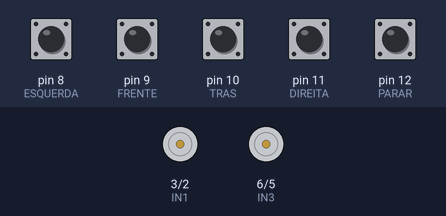
A sketch run on a simulated Arduino Uno, built with avr-gcc and run on an emulated ATmega328P. Shown: motor-driver pin pairs drawn as motors (green arrow = first pin HIGH = forward, orange = second pin HIGH = backward, longer = more drive, scaled by the enable pin). The test bench sets the inputs (shaded band); at power-on: pin 8 (ESQUERDA), pin 9 (FRENTE), pin 10 (TRAS), pin 11 (DIREITA), pin 12 (PARAR) HIGH.

Above: at 1.2 s.
1.3 s: pin 8 (ESQUERDA) pulled LOW for 0.15 s
At 2.0 s:
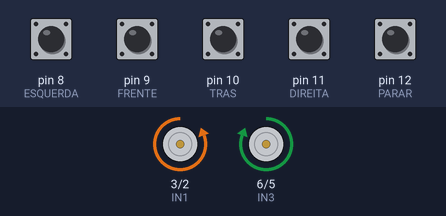
2.9 s: pin 9 (FRENTE) pulled LOW for 0.15 s
At 3.2 s:
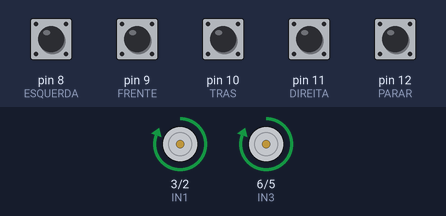
4.5 s: pin 10 (TRAS) pulled LOW for 0.15 s
At 5.6 s:
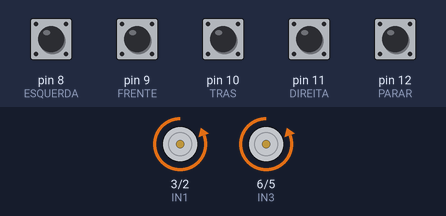
6.1 s: pin 11 (DIREITA) pulled LOW for 0.15 s
At 6.8 s:
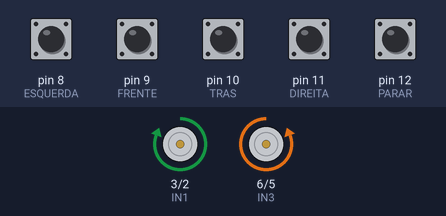
7.7 s: pin 12 (PARAR) pulled LOW for 0.15 s
At 8.0 s:
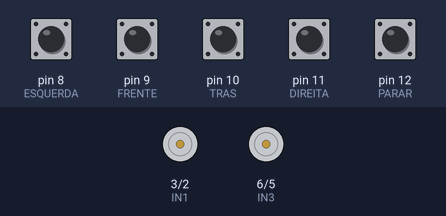
9.3 s: pin 8 (ESQUERDA) pulled LOW for 1 s
At 10.5 s:
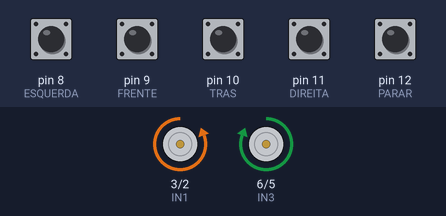
Timing chart, 0 to 12.3 s (numbered marks = the images above; inputs shaded):
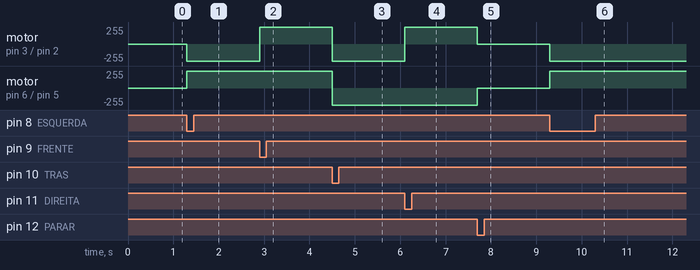

The sketch:

10b_Ponte_H.ino
```cpp
/*
  Funcionamento da ponte H
  EN1 | NE2 => LIGAR MOTOR
  IN1 | IN3 => ROTAÇÃO HORARIA
  IN2 | IN4 => ROTAÇÃO ANTE-HORARIA

  Controle por meio de botões rotação dos motores:
  * FRENTE
  * TRÁS
  * ESQUERDA
  * DIREITA
  * PARAR
*/

// MOTOR 1
#define EN1 4 // definir pino "4" Arduino (apelidar de EN4)
#define IN1 3 // definir pino "3" Arduino (apelidar de IN3)
#define IN2 2 // definir pino "2" Arduino (apelidar de IN2)

// MOTOR 2
#define EN2 7 // definir pino "7" Arduino (apelidar de EN2)
#define IN3 6 // definir pino "6" Arduino (apelidar de IN3)
#define IN4 5 // definir pino "5" Arduino (apelidar de IN4)

// MOVIMENTO
#define FRENTE 9    // definir pino "9" Arduino (apelidar de FRENTE)
#define TRAS 10     // definir pino "10" Arduino (apelidar de TRAS)
#define ESQUERDA 8  // definir pino "8" Arduino (apelidar de ESQUERDA)
#define DIREITA 11  // definir pino "11" Arduino (apelidar de DIREITA)
#define PARAR 12    // definir pino "12" Arduino (apelidar de PARAR)


void setup() {
  // MOTOR 1
  pinMode(EN1, OUTPUT);  // pino(porta, entrada)
  pinMode(IN1, OUTPUT);  // pino(porta, entrada)
  pinMode(IN2, OUTPUT);  // pino(porta, entrada)

  // MOTOR 2
  pinMode(EN2, OUTPUT);  // pino(porta, entrada)
  pinMode(IN3, OUTPUT);  // pino(porta, entrada)
  pinMode(IN4, OUTPUT);  // pino(porta, entrada)

  /*  INPUT_PULLUP é um modo de pino digital no Arduino que usa um resistor interno para puxar o pino
      para a tensão de alimentação alto (HIGH) quando não está conectado a nada. Isso permite que você use um botão
      para nível logico baixo (LOW) e controlar alguma condição.
  */
  //MOVIMENTO
  pinMode(FRENTE, INPUT_PULLUP);    // pino(porta, entrada)
  pinMode(TRAS, INPUT_PULLUP);      // pino(porta, entrada)
  pinMode(ESQUERDA, INPUT_PULLUP);  // pino(porta, entrada)
  pinMode(DIREITA, INPUT_PULLUP);   // pino(porta, entrada)
  pinMode(PARAR, INPUT_PULLUP);     // pino(porta, entrada)

}

// rotação do motor 1 sentido horário
void motor1_horario(){
  digitalWrite(EN1, 1);
  digitalWrite(IN1, 1);
  digitalWrite(IN2, 0);
}

// rotação do motor 1 sentido ante-horário
void motor1_ante_horario(){
  digitalWrite(EN1, 1);
  digitalWrite(IN1, 0);
  digitalWrite(IN2, 1);
}

// rotação do motor 2 sentido horário
void motor2_horario(){
  digitalWrite(EN2, 1);
  digitalWrite(IN3, 1);
  digitalWrite(IN4, 0);
}

// rotação do motor 2 sentido ante-horário
void motor2_ante_horario(){
  digitalWrite(EN2, 1);
  digitalWrite(IN3, 0);
  digitalWrite(IN4, 1);
}

// para a rotação de ambos os motores
void motor_parar(){
  digitalWrite(EN1, 0);
  digitalWrite(EN2, 0);
}

void loop() {
  // aciona um botão por vez
  if (digitalRead(FRENTE) == 0){
    motor1_horario();
    motor2_horario();
    while (digitalRead(FRENTE) == 0){}
  } else if (digitalRead(TRAS) == 0){
    motor1_ante_horario();
    motor2_ante_horario();
    while (digitalRead(TRAS) == 0){}
  } else if (digitalRead(ESQUERDA) == 0){
    motor1_ante_horario();
    motor2_horario();
    while (digitalRead(ESQUERDA) == 0){}
  } else if (digitalRead(DIREITA) == 0){
    motor1_horario();
    motor2_ante_horario();
    while (digitalRead(DIREITA) == 0){}
  } else if (digitalRead(PARAR) == 0){
    motor_parar();
    while (digitalRead(PARAR) == 0){}
  }
}
```

TESTE01.cpp
```cpp
#include <Arduino.h>
```

TESTE02.cpp
```cpp
#include <Arduino.h> 
```

TESTE03.cpp
```cpp
#include <Arduino.h>
```

Measured:
- after the input at 1.3 s, motor on pin 3 (IN1) / pin 2 (IN2): stopped → backward 255/255 at once; motor on pin 6 (IN3) / pin 5 (IN4): stopped → forward 255/255 at once
- after the input at 2.9 s, motor on pin 3 (IN1) / pin 2 (IN2): backward 255/255 → forward 255/255 at once
- after the input at 4.5 s, motor on pin 3 (IN1) / pin 2 (IN2), motor on pin 6 (IN3) / pin 5 (IN4): forward 255/255 → backward 255/255 at once
- after the input at 6.1 s, motor on pin 3 (IN1) / pin 2 (IN2): backward 255/255 → forward 255/255 at once
- after the input at 7.7 s, motor on pin 3 (IN1) / pin 2 (IN2): forward 255/255 → stopped at once; motor on pin 6 (IN3) / pin 5 (IN4): backward 255/255 → stopped at once
- after the input at 9.3 s, motor on pin 3 (IN1) / pin 2 (IN2): stopped → backward 255/255 at once; motor on pin 6 (IN3) / pin 5 (IN4): stopped → forward 255/255 at once
